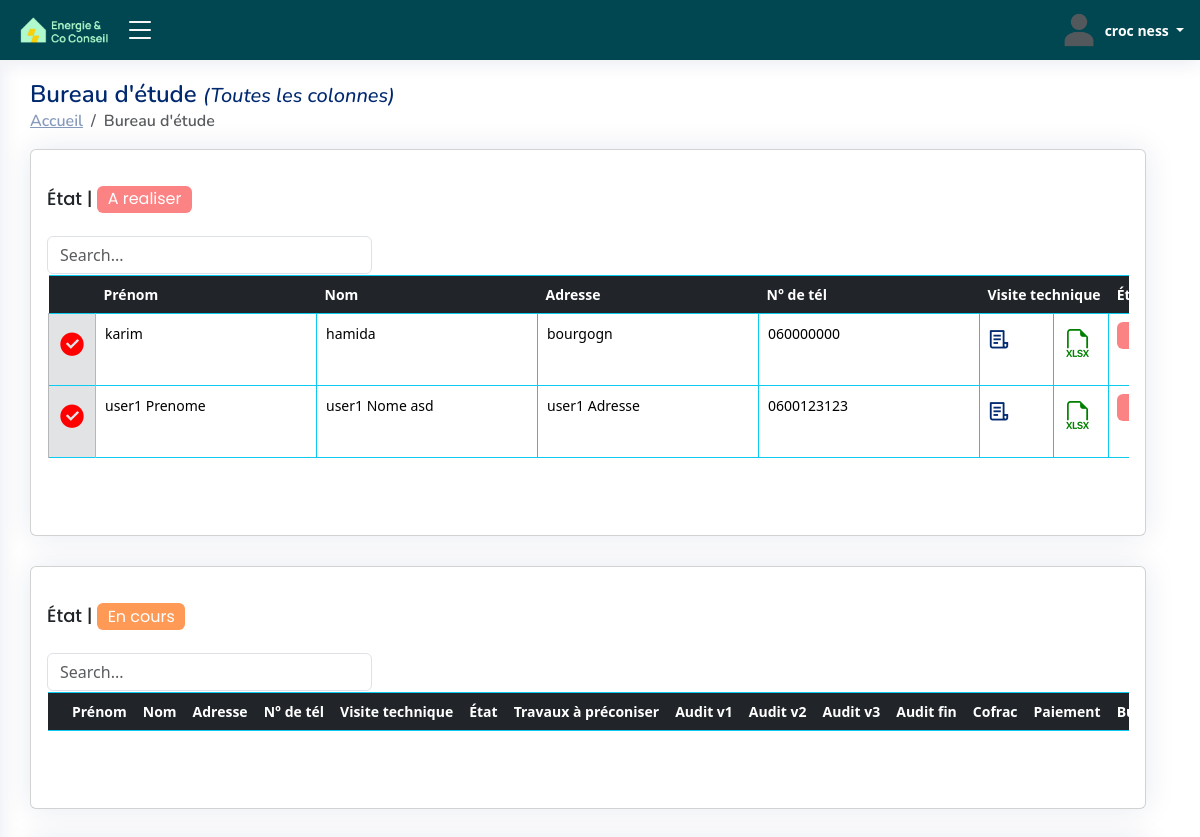
The app's page /BE_audit_ALL/ (signed in, upper part), older data.
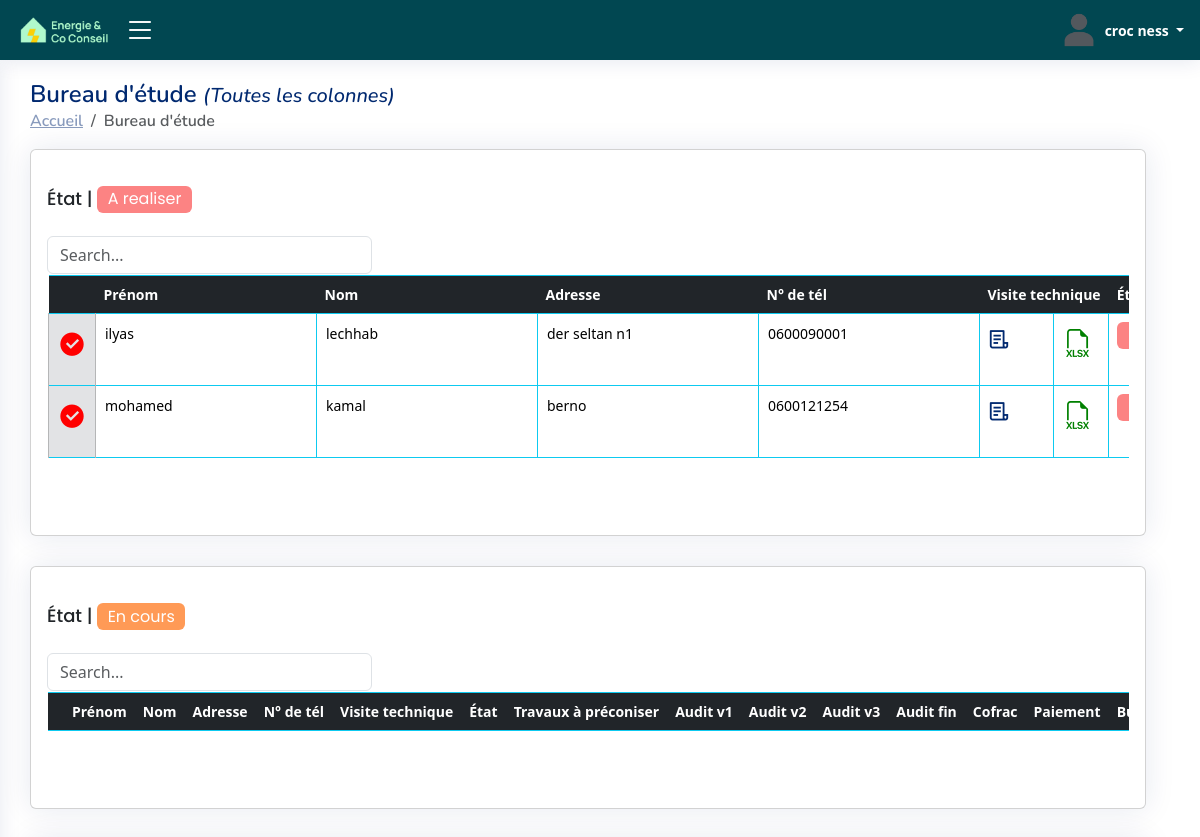
The same page, newer data.
### ERapp/models.py (models this page shows, shortened)
class TableData001(models.Model):
    cell_id = models.CharField(max_length=255,blank=True)
    firstname = models.CharField(max_length=255,blank=True)
    lastname = models.CharField(max_length=255,blank=True)
    address = models.CharField(max_length=255,blank=True)
    email = models.CharField(max_length=255,blank=True)
    num = models.CharField(max_length=255,blank=True)
    precaite = models.CharField(max_length=255,blank=True)
    vt = models.FileField(upload_to='uploads/files',blank=True)
    etat_vt = models.CharField(default="En cours",max_length=255,blank=True)
    etat = models.CharField(default="A realiser",max_length=255,blank=True)
    tp = models.CharField(max_length=255,blank=True)
    auditV1 = models.FileField(upload_to='uploads/files/%Y/%m/%d/',blank=True)
    auditV2 = models.FileField(upload_to='uploads/files/%Y/%m/%d/',blank=True)
    auditV3 = models.FileField(upload_to='uploads/files/%Y/%m/%d/',blank=True)
    cofrac = models.CharField(max_length=255,blank=True)
    paiement = models.BooleanField(default=False)
    auditeur = models.CharField(max_length=255,blank=True)
    agent= models.CharField(max_length=255,blank=True,null=True)
    bureau_d_etude = models.CharField(max_length=255,blank=True,null=True)
    be = models.BooleanField(default=False)
    ai = models.BooleanField(default=False)
    creation_time = models.DateTimeField(auto_now_add=True, blank = True)
    Envoye_time = models.DateTimeField(null=True, blank=True, default=None)
    Envoye_time_checker = models.BooleanField(default=False)
    fini_time = models.DateTimeField(null=True, blank=True, default=None)
    fini_time_checker = models.BooleanField(default=False)

### ERapp/views.py (the view)
# urls.py: path('BE_audit_ALL/',BE_audit_ALL ,name="BE_audit_ALL"),
@login_required
def BE_audit_ALL(request): # add row (,firstname,lastname,addressm,num,etat,tp,cofrac,paiment,agent,)
    redirect_page="/BE_audit_ALL/"
    html_page="BE_audit_ALL.html"
    table_view(request,redirect_page)
    list=audit_pages(request,redirect_page,html_page)
    return render(request, f"html/{html_page}", list)

### ERapp/views.py (called while the page is built, shortened)
@login_required
def table_view(request,redirect_page):
    user_=request.user

### ERapp/templates/html/BE_audit_ALL.html (shortened to what the changed rows need)
{% load static %}
{% load l10n %}
{% load humanize %}
<!DOCTYPE html>
<html lang="fr">
<head>
  <link rel="stylesheet" href="https://cdnjs.cloudflare.com/ajax/libs/font-awesome/5.15.3/css/all.min.css">
  <link href="{% static 'css/style.css' %}" rel="stylesheet" type="text/css">
  <link href="{% static 'vendor/bootstrap/css/bootstrap.min.css' %}" rel="stylesheet">
  <link href="{% static 'vendor/bootstrap-icons/bootstrap-icons.css' %}" rel="stylesheet">
  <link href="{% static 'vendor/boxicons/css/boxicons.min.css' %}" rel="stylesheet">
  <link href="{% static 'vendor/quill/quill.snow.css' %}" rel="stylesheet">
  <link href="{% static 'vendor/quill/quill.bubble.css' %}" rel="stylesheet">
  <link href="{% static 'vendor/remixicon/remixicon.css' %}" rel="stylesheet">
  <link href="{% static 'vendor/simple-datatables/style.css' %}" rel="stylesheet">
</head>
<body onload="load()">
  {% if user.is_authenticated  and "auditeur" in user.role  %}
  <main id="main" class="main">
    <div class="pagetitle">
      <h1>Bureau d'étude <i class="h5">(Toutes les colonnes)</i></h1>
    </div>
    <section class="section dashboard">
      <div class="row">
            {% for k  in table_index %}
            <div class="row">
              <div class="col-12">
                <div class="card recent-sales">
                  <div class="card-body">
                    <h5 class="card-title">État | <span class="badge" data-badge="{{k.state}}"> {{k.state}}</span> </h5>
                    <input class="form-control" type="text" id="filterInput_{{ k.index }}" placeholder="Search..." style="width:30%;min-width:100px;">
                      <div class="overflow-auto" style="padding:1px;">
                      <form method="post"  enctype="multipart/form-data" id="myForm">
                      <table class="table  table-hover   table-bordered  table-borderless border-info " id="tableDATA_{{k.index}}" cellspacing="0" >
                          <thead class="table-dark border-info">
                            <th class="fixed-column" ></th>
                            <th>Prénom</th>
                            <th>Nom</th>
                            <th data-sortable="true" data-column="adresse">Adresse </th>
                            <th>N° de tél</th>
                            <th colspan=2>Visite technique</th>
                            <th >État</th>
                            <th>Travaux à préconiser</th>
                            <th>Audit v1</th>
                            <th>Audit v2</th>
                            <th>Audit v3</th>
                            <th>Audit fin</th>
                            <th>Cofrac</th>
                            <th>Paiement</th>
                            <th>Bureau d'étude</th>
                          </thead>
                          <tbody id="myTable_{{k.index}}">
                              {% for item in data %}
                              {% if item.etat == k.state and item.be == True %}
                            <tr>
                                <td class="fixed-column table-secondary"><button  class="button_table_data" type="submit" id="table{{k.index}}_edit_col" name="button_edit_data_on_table" value="{{item.cell_id}}" onclick="my_Func_edit_table_{{k.index}}('{{item.cell_id}}') "><i class="ri-checkbox-circle-fill fa-2x color-red "></i></button></td>
                                <td class="td_input_cell" ><input class="input_table_data" type="text" name="table_firstname_{{ item.cell_id }}" id="table{{k.index}}_firstname{{ item.cell_id }}" value="{{ item.firstname }}"  ></td>
                                <td class="td_input_cell"><input class="input_table_data" type="text" name="table_lastname_{{ item.cell_id }}" id="table{{k.index}}_lastname{{ item.cell_id }}" value="{{ item.lastname }}"  ></td>
                                <td class="td_input_cell"><input class="input_table_data" type="text" name="table_address_{{ item.cell_id }}" id="table{{k.index}}_address{{ item.cell_id }}" value="{{ item.address }}"  ></td>
                                <td class="td_input_cell"><input class="input_table_data" type="text" name="table_num_{{ item.cell_id }}" id="table{{k.index}}_num{{ item.cell_id }}" value="{{ item.num }}"  ></td>
                                <td class="td_input_cell" >
                                  <nav class="header-nav ms-auto" >
                                    <a class="nav-link nav-icon show" href="#" data-bs-toggle="dropdown" aria-expanded="true">
                                      <i class="ri-file-list-3-line"></i>
                                    </a>
                                  </nav>
                                </td>
                                <td>
                                  <a href="{% url 'download_K_file' file_id=item.cell_id %}" class="button_table_data" style="color:green;"><i class="bi bi-filetype-xlsx fa-2x"></i></a>
                                </td>
                                <td class="badge-cell" data-state="badge">
                                  <span class="badge" data-badge="A realiser">A réaliser</span>
                                </td>
                              </tr>
                              {% endif %}
                              {% endfor %}
                          </tbody>
                      </table>
                  </form>
                </div>
                  </div>
                </div>
              </div>
            </div>
            {% endfor %}
      </div>
    </section>
  </main>
  {% else %}
  <script>
    window.location.href = "{% url 'not_logged_in' %}";
  </script>
  {% endif %}
</body>
</html>

Row changes from the older to the newer data that the page shows:
removed TableData001: firstname "karim", lastname "hamida", address "bourgogn", num "060000000"
removed TableData001: firstname "user1 Prenome", lastname "user1 Nome asd", address "user1 Adresse", num "0600123123"
now on this page (row edited): TableData001: firstname "ilyas", lastname "lechhab", address "der seltan n1", num "0600090001"
added TableData001: firstname "mohamed", lastname "kamal", address "berno", num "0600121254"
